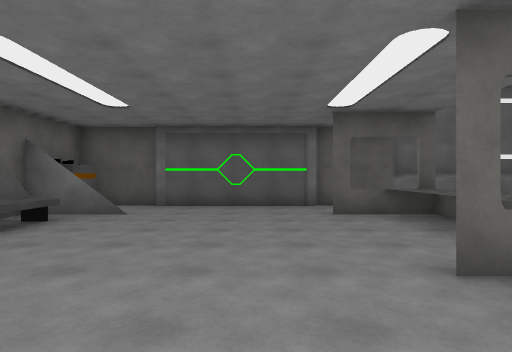
[1] (above)

18 first-person views from a walk through a 3-D level made in the Unity game engine. The camera is 1.5 m above the floor, looks level and sees 75° across. The floor is counted in squares, 2 m on a side. Each view is taken from the middle of a square. On the plan, view 1 faces up. The plan holds only what a view shows up to about 11 squares ahead; the rest is blank. The place goes on beyond the plan. The player is left out. Some surface patterns are stand-ins.

[2]
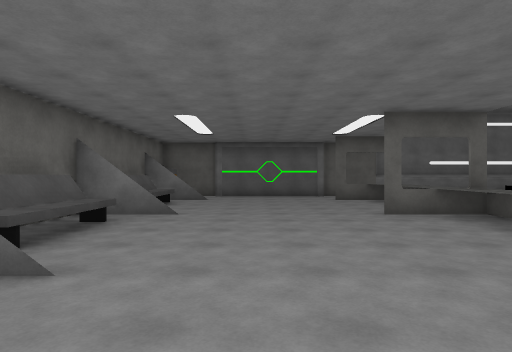

[3]
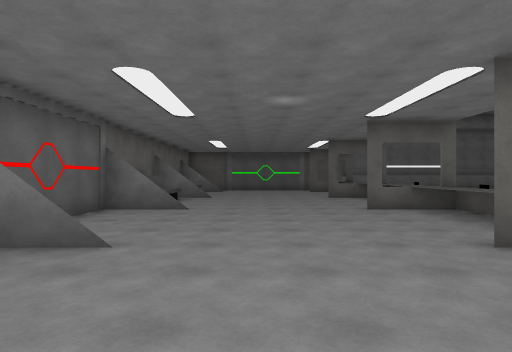

[4]
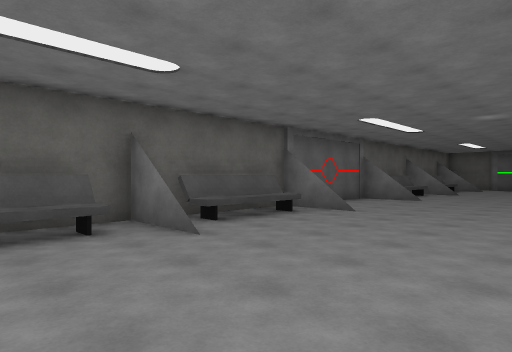

[5]
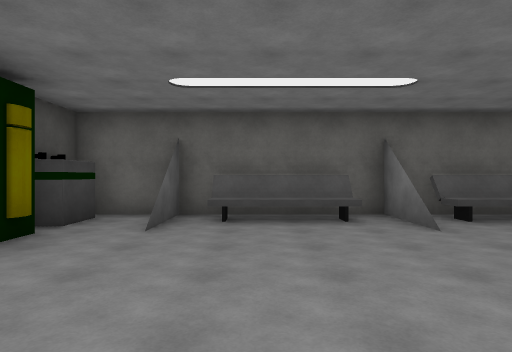

[6]
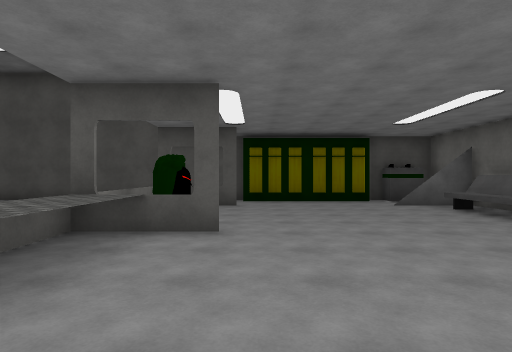

[7]
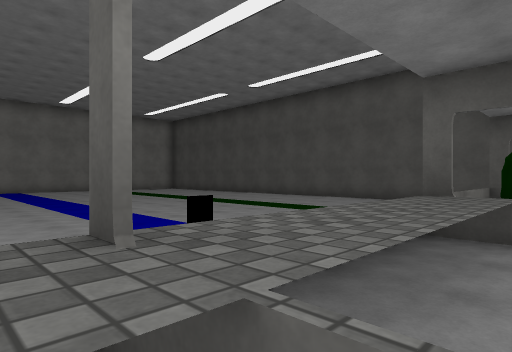

[8]
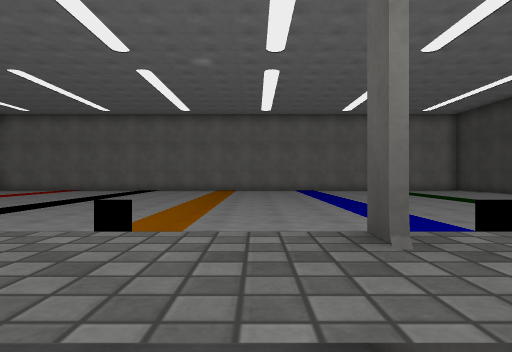

[9]
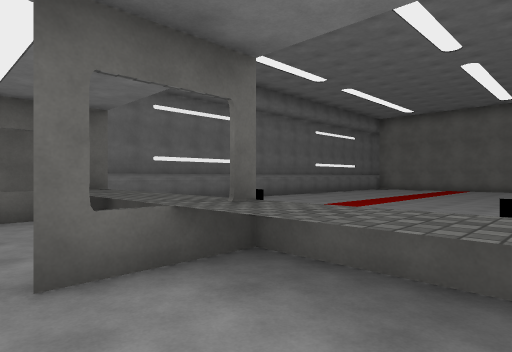

[10]
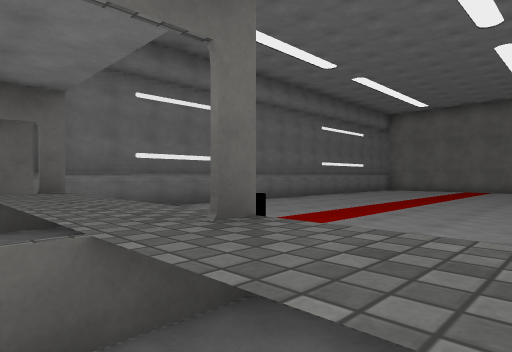

[11]
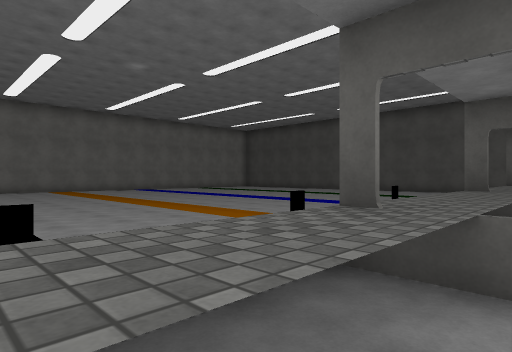

[12]
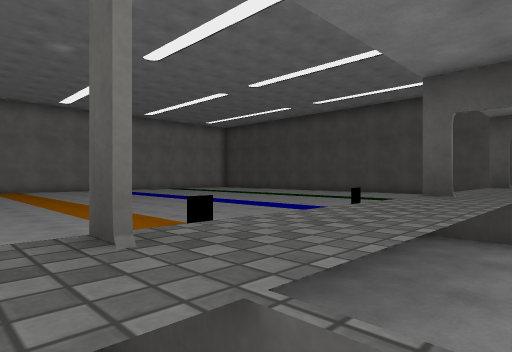

[13]
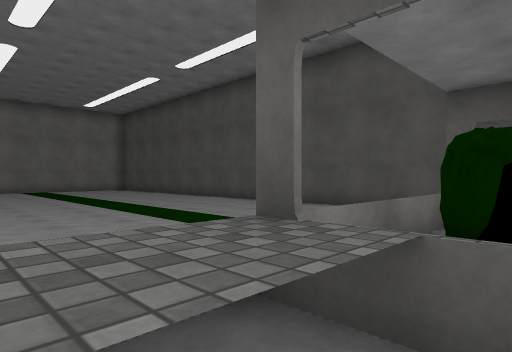

[14]
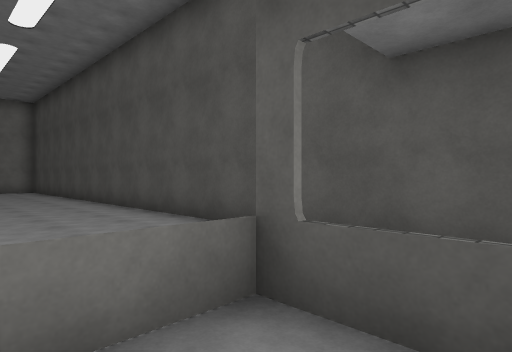

[15]
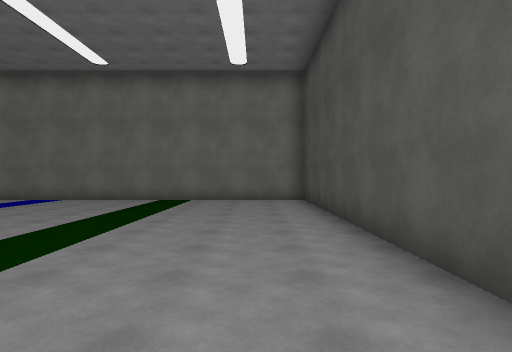

[16]
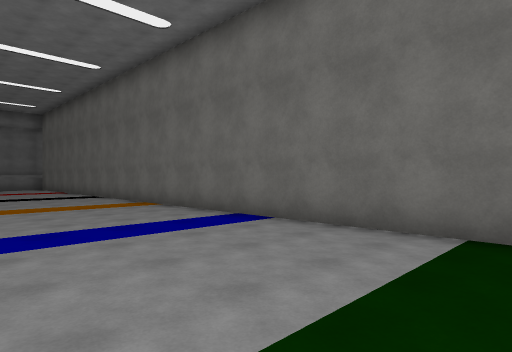

[17]
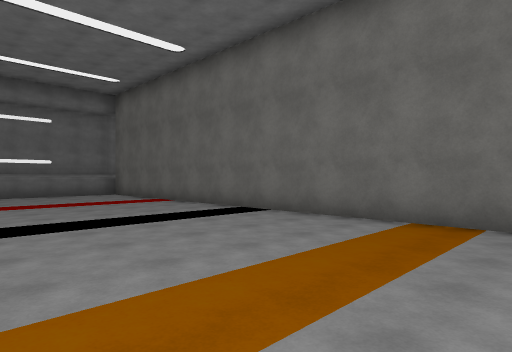

[18]
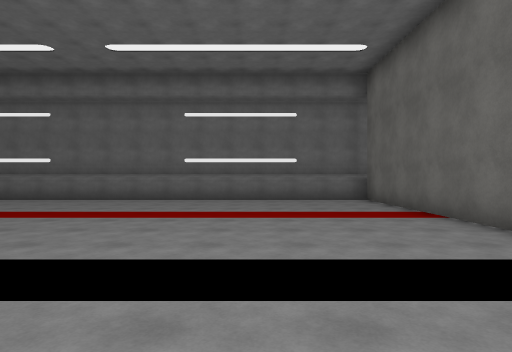

### Floor plan
Key: @ floor where view 1 was taken; # wall or solid block; . floor; = window, fence, low wall or low ledge; ≈ water the walk keeps out of; ^ raised ledge; O other object.
Columns run from 5 left of view 1 to 20 right of it. Each row starts with its distance up from view 1.
  9  #########################
  8  O......    .............#
  7  O#.....    .............#
  6  ......#^   .............#
  5  O......^   .............#
  4  O......^   .............#
  3  OO.....^   .............#
  2  O.....#^   .............#
  1  O......^     ...........#
  0  O...@..^   .............#
 -1  OO.....^   .............#
 -2  # ....#^   .............#
 -3 #.......^   .............#
 -4 #.......^   .............#
 -5  ##.....^   ........ ....#
 -6  O.....#^   .......  ....#
 -7 ≈O......^   .............#
 -8 ≈O......^   .............#
 -9 ≈OO.....^   .............#
-10 ≈O.....#=   .............#
-11 ≈O......#   .............#
-12 ≈O......#   .............#
-13 ≈OO.....=   .............#
-14 ≈#.....#=   .............#
-15 ≈OO....     .............#
-16    OOOO##################

Positions as (right, up) in squares from view 1, and headings:
1: (0, 0), facing up
2: (-1, -4), facing up
3: (-1, -9), facing up
4: (1, -12), facing up-left
5: (2, -12), facing left
6: (1, -5), facing down
7: (2, -5), facing down-right
8: (2, -5), facing right
9: (1, 0), facing up-right
10: (2, 1), facing up-right
11: (2, 1), facing down-right
12: (2, -1), facing down-right
13: (2, -8), facing down-right
14: (2, -12), facing down-right
15: (9, -14), facing right
16: (15, -12), facing up-right
17: (14, -5), facing up-right
18: (16, -2), facing up
